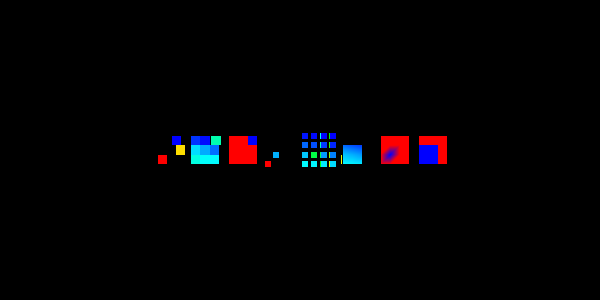

Python code for this plot:
#!/usr/bin/env python

# Demonstrate vtkExtractSelection with LOCATIONS selection type
# on both cell and point data of a 3x3x3 image data cube.
# Shows select, inverse, preserve topology, and containing cells variants.

# Factory overrides
import vtkmodules.vtkInteractionStyle  # noqa: F401
import vtkmodules.vtkRenderingFreeType  # noqa: F401
import vtkmodules.vtkRenderingOpenGL2  # noqa: F401

from vtkmodules.vtkCommonCore import (
    VTK_FLOAT,
    vtkDoubleArray,
    vtkFloatArray,
    vtkIdTypeArray,
)
from vtkmodules.vtkCommonDataModel import (
    vtkImageData,
    vtkSelection,
    vtkSelectionNode,
)
from vtkmodules.vtkFiltersExtraction import vtkExtractSelection
from vtkmodules.vtkRenderingCore import (
    vtkActor,
    vtkDataSetMapper,
    vtkRenderWindow,
    vtkRenderWindowInteractor,
    vtkRenderer,
)

XCELLS = 3
YCELLS = 3
ZCELLS = 3

# Create sample image data with known structure and arrays
sample_data = vtkImageData()
sample_data.SetSpacing(1.0, 1.0, 1.0)
sample_data.SetOrigin(0.0, 0.0, 0.0)
sample_data.SetDimensions(XCELLS + 1, YCELLS + 1, ZCELLS + 1)
sample_data.AllocateScalars(VTK_FLOAT, 1)

# Point arrays
point_counter_array = vtkIdTypeArray()
point_counter_array.SetNumberOfComponents(1)
point_counter_array.SetName("Point Counter")
sample_data.GetPointData().AddArray(point_counter_array)

point_forward_ids = vtkIdTypeArray()
point_forward_ids.SetNumberOfComponents(1)
point_forward_ids.SetName("Forward Point Ids")
sample_data.GetPointData().AddArray(point_forward_ids)

point_reverse_ids = vtkIdTypeArray()
point_reverse_ids.SetNumberOfComponents(1)
point_reverse_ids.SetName("Reverse Point Ids")
sample_data.GetPointData().AddArray(point_reverse_ids)

point_x_array = vtkFloatArray()
point_x_array.SetNumberOfComponents(1)
point_x_array.SetName("Point X")
sample_data.GetPointData().AddArray(point_x_array)

point_y_array = vtkFloatArray()
point_y_array.SetNumberOfComponents(1)
point_y_array.SetName("Point Y")
sample_data.GetPointData().AddArray(point_y_array)

point_z_array = vtkFloatArray()
point_z_array.SetNumberOfComponents(1)
point_z_array.SetName("Point Z")
sample_data.GetPointData().AddArray(point_z_array)

point_count = 0
for i in range(ZCELLS + 1):
    for j in range(YCELLS + 1):
        for k in range(XCELLS + 1):
            point_counter_array.InsertNextValue(point_count)
            id_f = point_count + 10
            id_r = (XCELLS + 1) * (YCELLS + 1) * (ZCELLS + 1) - 1 - point_count + 10
            point_forward_ids.InsertNextValue(id_f)
            point_reverse_ids.InsertNextValue(id_r)
            point_count += 1
            point_x_array.InsertNextValue(float(k))
            point_y_array.InsertNextValue(float(j))
            point_z_array.InsertNextValue(float(i))

# Cell arrays
cell_counter_array = vtkIdTypeArray()
cell_counter_array.SetNumberOfComponents(1)
cell_counter_array.SetName("Cell Count")
sample_data.GetCellData().AddArray(cell_counter_array)

cell_forward_ids = vtkIdTypeArray()
cell_forward_ids.SetNumberOfComponents(1)
cell_forward_ids.SetName("Forward Cell Ids")
sample_data.GetCellData().AddArray(cell_forward_ids)

cell_reverse_ids = vtkIdTypeArray()
cell_reverse_ids.SetNumberOfComponents(1)
cell_reverse_ids.SetName("Reverse Cell Ids")
sample_data.GetCellData().AddArray(cell_reverse_ids)

cell_x_array = vtkDoubleArray()
cell_x_array.SetNumberOfComponents(1)
cell_x_array.SetName("Cell X")
sample_data.GetCellData().AddArray(cell_x_array)

cell_y_array = vtkDoubleArray()
cell_y_array.SetNumberOfComponents(1)
cell_y_array.SetName("Cell Y")
sample_data.GetCellData().AddArray(cell_y_array)

cell_z_array = vtkDoubleArray()
cell_z_array.SetNumberOfComponents(1)
cell_z_array.SetName("Cell Z")
sample_data.GetCellData().AddArray(cell_z_array)

cell_count = 0
for i in range(ZCELLS):
    for j in range(YCELLS):
        for k in range(XCELLS):
            cell_counter_array.InsertNextValue(cell_count)
            id_f = cell_count + 10
            id_r = XCELLS * YCELLS * ZCELLS - 1 - cell_count + 10
            cell_forward_ids.InsertNextValue(id_f)
            cell_reverse_ids.InsertNextValue(id_r)
            cell_count += 1
            cell_x_array.InsertNextValue(k + 0.5)
            cell_y_array.InsertNextValue(j + 0.5)
            cell_z_array.InsertNextValue(i + 0.5)

sample_data.GetPointData().SetGlobalIds(point_forward_ids)
sample_data.GetPointData().SetScalars(point_x_array)
sample_data.GetCellData().SetGlobalIds(cell_forward_ids)
sample_data.GetCellData().SetScalars(cell_x_array)

# Selection pipeline
selection = vtkSelection()
selection_node = vtkSelectionNode()
selection.AddNode(selection_node)

extract_selection = vtkExtractSelection()
extract_selection.SetInputData(0, sample_data)
extract_selection.SetInputData(1, selection)
extract_selection.PreserveTopologyOff()

# --- LOCATIONS on cells: select ---
selection_node.Initialize()
selection_node.GetProperties().Set(vtkSelectionNode.CONTENT_TYPE(), vtkSelectionNode.LOCATIONS)
selection_node.SetFieldType(vtkSelectionNode.CELL)
cell_locs = vtkDoubleArray()
cell_locs.SetNumberOfComponents(3)
cell_locs.SetNumberOfTuples(4)
cell_locs.SetTuple3(0, 0.0, 0.99, 0.5)
cell_locs.SetTuple3(1, 2.5, 1.5, 0.5)
cell_locs.SetTuple3(2, 2.5, 2.1, 2.9)
cell_locs.SetTuple3(3, 5.0, 5.0, 5.0)
selection_node.SetSelectionList(cell_locs)

extract_selection.Update()
cell_select_copy = extract_selection.GetOutput().NewInstance()
cell_select_copy.DeepCopy(extract_selection.GetOutput())

# --- LOCATIONS on cells: inverse ---
selection_node.GetProperties().Set(vtkSelectionNode.INVERSE(), 1)
extract_selection.Update()
cell_inverse_copy = extract_selection.GetOutput().NewInstance()
cell_inverse_copy.DeepCopy(extract_selection.GetOutput())

# --- LOCATIONS on cells: preserve topology ---
selection_node.GetProperties().Set(vtkSelectionNode.INVERSE(), 0)
extract_selection.PreserveTopologyOn()
extract_selection.Update()
cell_topo_insidedness = extract_selection.GetOutput().GetCellData().GetArray("vtkInsidedness")
cell_topo_copy = extract_selection.GetOutput().NewInstance()
cell_topo_copy.DeepCopy(extract_selection.GetOutput())

# --- LOCATIONS on points: select ---
selection_node.Initialize()
extract_selection.PreserveTopologyOff()
selection_node.GetProperties().Set(vtkSelectionNode.CONTENT_TYPE(), vtkSelectionNode.LOCATIONS)
selection_node.GetProperties().Set(vtkSelectionNode.FIELD_TYPE(), vtkSelectionNode.POINT)
selection_node.GetProperties().Set(vtkSelectionNode.EPSILON(), 0.3)
point_locs = vtkDoubleArray()
point_locs.SetNumberOfComponents(3)
point_locs.SetNumberOfTuples(3)
point_locs.SetTuple3(0, 0.0, 0.0, 0.29)
point_locs.SetTuple3(1, 1.0, 0.0, 0.31)
point_locs.SetTuple3(2, 1.0, 1.0, 3.1)
selection_node.SetSelectionList(point_locs)

extract_selection.Update()
point_select_copy = extract_selection.GetOutput().NewInstance()
point_select_copy.DeepCopy(extract_selection.GetOutput())

# --- LOCATIONS on points: inverse ---
selection_node.GetProperties().Set(vtkSelectionNode.INVERSE(), 1)
extract_selection.Update()
point_inverse_copy = extract_selection.GetOutput().NewInstance()
point_inverse_copy.DeepCopy(extract_selection.GetOutput())

# --- LOCATIONS on points: containing cells ---
selection_node.GetProperties().Set(vtkSelectionNode.INVERSE(), 0)
selection_node.GetProperties().Set(vtkSelectionNode.CONTAINING_CELLS(), 1)
extract_selection.Update()
point_containing_copy = extract_selection.GetOutput().NewInstance()
point_containing_copy.DeepCopy(extract_selection.GetOutput())

# --- LOCATIONS on points: preserve topology ---
selection_node.GetProperties().Set(vtkSelectionNode.INVERSE(), 0)
selection_node.GetProperties().Set(vtkSelectionNode.CONTAINING_CELLS(), 0)
extract_selection.PreserveTopologyOn()
extract_selection.Update()
point_topo_insidedness = extract_selection.GetOutput().GetPointData().GetArray("vtkInsidedness")
point_topo_copy = extract_selection.GetOutput().NewInstance()
point_topo_copy.DeepCopy(extract_selection.GetOutput())

# --- LOCATIONS on points: preserve topology + containing cells ---
selection_node.GetProperties().Set(vtkSelectionNode.CONTAINING_CELLS(), 1)
extract_selection.Update()
point_topo_contain_insidedness = extract_selection.GetOutput().GetCellData().GetArray("vtkInsidedness")
point_topo_contain_copy = extract_selection.GetOutput().NewInstance()
point_topo_contain_copy.DeepCopy(extract_selection.GetOutput())

# Mapper — cell select
cell_select_mapper = vtkDataSetMapper()
cell_select_mapper.SetInputData(cell_select_copy)
cell_select_copy.GetCellData().SetActiveScalars(cell_counter_array.GetName())
cell_select_mapper.SetScalarModeToUseCellData()
cell_select_mapper.SetScalarRange(cell_counter_array.GetRange())

# Mapper — cell inverse
cell_inverse_mapper = vtkDataSetMapper()
cell_inverse_mapper.SetInputData(cell_inverse_copy)
cell_inverse_copy.GetCellData().SetActiveScalars(cell_counter_array.GetName())
cell_inverse_mapper.SetScalarModeToUseCellData()
cell_inverse_mapper.SetScalarRange(cell_counter_array.GetRange())

# Mapper — cell topology
cell_topo_mapper = vtkDataSetMapper()
cell_topo_mapper.SetInputData(cell_topo_copy)
cell_topo_copy.GetCellData().SetActiveScalars("vtkInsidedness")
cell_topo_mapper.SetScalarModeToUseCellData()
cell_topo_mapper.SetScalarRange(cell_topo_insidedness.GetRange())

# Mapper — point select
point_select_mapper = vtkDataSetMapper()
point_select_mapper.SetInputData(point_select_copy)
point_select_copy.GetPointData().SetActiveScalars(point_counter_array.GetName())
point_select_mapper.SetScalarModeToUsePointData()
point_select_mapper.SetScalarRange(point_counter_array.GetRange())

# Mapper — point inverse
point_inverse_mapper = vtkDataSetMapper()
point_inverse_mapper.SetInputData(point_inverse_copy)
point_inverse_copy.GetPointData().SetActiveScalars(point_counter_array.GetName())
point_inverse_mapper.SetScalarModeToUsePointData()
point_inverse_mapper.SetScalarRange(point_counter_array.GetRange())

# Mapper — point containing cells
point_containing_mapper = vtkDataSetMapper()
point_containing_mapper.SetInputData(point_containing_copy)
point_containing_copy.GetPointData().SetActiveScalars(point_counter_array.GetName())
point_containing_mapper.SetScalarModeToUsePointData()
point_containing_mapper.SetScalarRange(point_counter_array.GetRange())

# Mapper — point topology
point_topo_mapper = vtkDataSetMapper()
point_topo_mapper.SetInputData(point_topo_copy)
point_topo_copy.GetPointData().SetActiveScalars("vtkInsidedness")
point_topo_mapper.SetScalarModeToUsePointData()
point_topo_mapper.SetScalarRange(point_topo_insidedness.GetRange())

# Mapper — point topology + containing
point_topo_contain_mapper = vtkDataSetMapper()
point_topo_contain_mapper.SetInputData(point_topo_contain_copy)
point_topo_contain_copy.GetCellData().SetActiveScalars("vtkInsidedness")
point_topo_contain_mapper.SetScalarModeToUseCellData()
point_topo_contain_mapper.SetScalarRange(point_topo_contain_insidedness.GetRange())

# Actor — cell select
cell_select_actor = vtkActor()
cell_select_actor.SetPosition(0, 0, 0)
cell_select_actor.SetMapper(cell_select_mapper)
cell_select_actor.GetProperty().SetPointSize(6.0)

# Actor — cell inverse
cell_inverse_actor = vtkActor()
cell_inverse_actor.SetPosition(4, 0, 0)
cell_inverse_actor.SetMapper(cell_inverse_mapper)
cell_inverse_actor.GetProperty().SetPointSize(6.0)

# Actor — cell topology
cell_topo_actor = vtkActor()
cell_topo_actor.SetPosition(8, 0, 0)
cell_topo_actor.SetMapper(cell_topo_mapper)
cell_topo_actor.GetProperty().SetPointSize(6.0)

# Actor — point select
point_select_actor = vtkActor()
point_select_actor.SetPosition(12, 0, 0)
point_select_actor.SetMapper(point_select_mapper)
point_select_actor.GetProperty().SetPointSize(6.0)

# Actor — point inverse
point_inverse_actor = vtkActor()
point_inverse_actor.SetPosition(16, 0, 0)
point_inverse_actor.SetMapper(point_inverse_mapper)
point_inverse_actor.GetProperty().SetPointSize(6.0)

# Actor — point containing cells
point_containing_actor = vtkActor()
point_containing_actor.SetPosition(20, 0, 0)
point_containing_actor.SetMapper(point_containing_mapper)
point_containing_actor.GetProperty().SetPointSize(6.0)

# Actor — point topology
point_topo_actor = vtkActor()
point_topo_actor.SetPosition(24, 0, 0)
point_topo_actor.SetMapper(point_topo_mapper)
point_topo_actor.GetProperty().SetPointSize(6.0)

# Actor — point topology + containing
point_topo_contain_actor = vtkActor()
point_topo_contain_actor.SetPosition(28, 0, 0)
point_topo_contain_actor.SetMapper(point_topo_contain_mapper)
point_topo_contain_actor.GetProperty().SetPointSize(6.0)

# Renderer
renderer = vtkRenderer()
renderer.AddActor(cell_select_actor)
renderer.AddActor(cell_inverse_actor)
renderer.AddActor(cell_topo_actor)
renderer.AddActor(point_select_actor)
renderer.AddActor(point_inverse_actor)
renderer.AddActor(point_containing_actor)
renderer.AddActor(point_topo_actor)
renderer.AddActor(point_topo_contain_actor)

# Window
render_window = vtkRenderWindow()
render_window.SetMultiSamples(0)
render_window.SetSize(600, 300)
render_window.AddRenderer(renderer)
render_window.SetWindowName("extraction locations")

# Scene
renderer.ResetCamera()

# Interactor
interactor = vtkRenderWindowInteractor()
interactor.SetRenderWindow(render_window)

interactor.Initialize()
interactor.Start()
